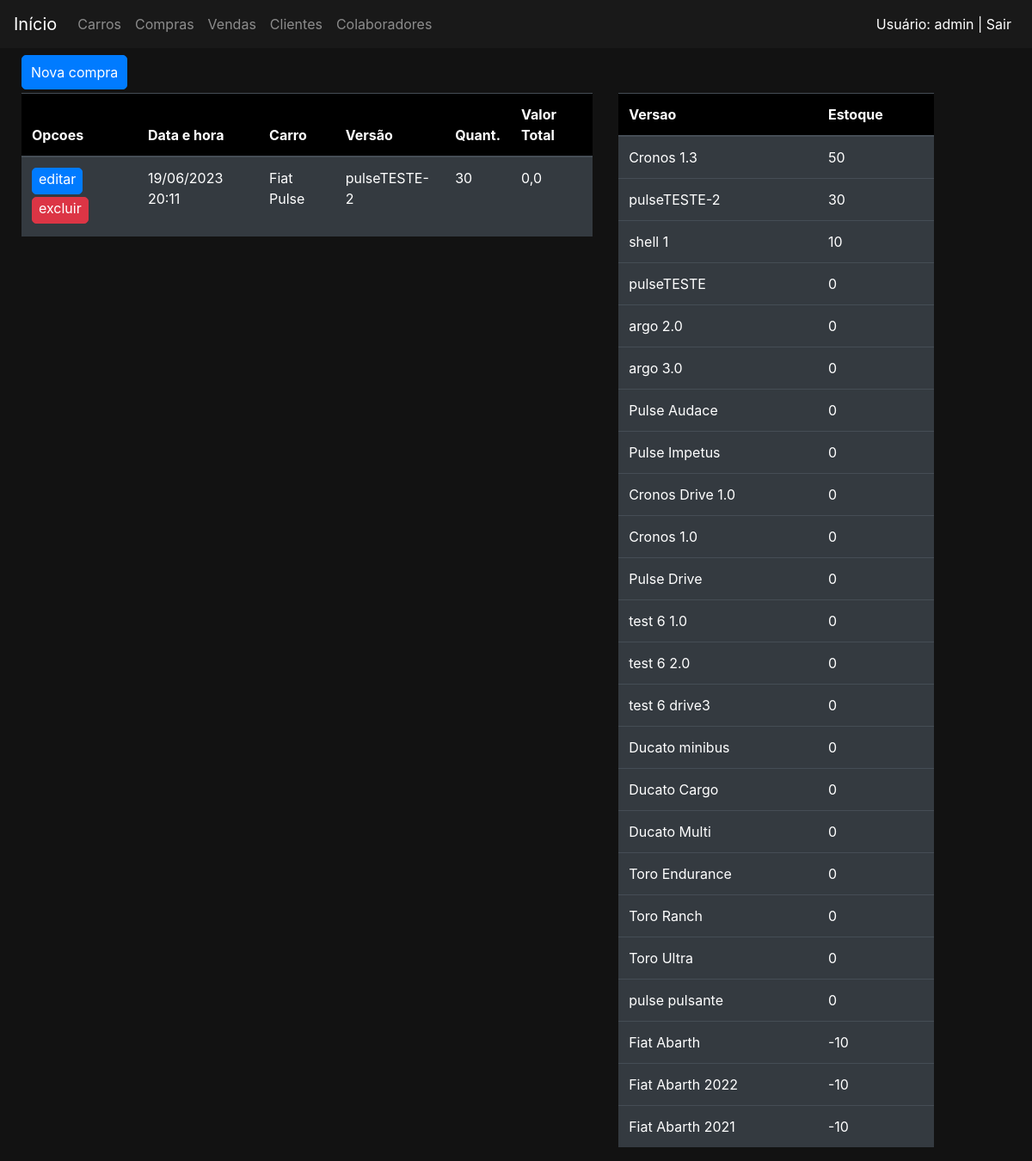
The page /compras/ (signed in) on the database its author committed.
### compras/models.py (models this page shows, shortened)
class Compra(models.Model):
    class Meta:
        permissions = (
            ('permissao_gerente', 'permissao gerente'),
            ('permissao_supervisor', 'permissao supervisor'),
            ('permissao_vendedor', 'permissao vendedor'),
            ('permissao_funcionario', 'permissao todos funcionarios'),
        )
    dataHora = models.DateTimeField()
    versao = models.ForeignKey(Versao, on_delete=models.DO_NOTHING)
    quantidade = models.IntegerField()
    valorTotal = models.FloatField()

### carros/models.py (models this page shows, shortened)
class Versao(models.Model):
    carro = models.ForeignKey(Carro, on_delete=models.DO_NOTHING)
    nome = models.CharField(max_length=50, unique=True)
    motor = models.ForeignKey(Motor, on_delete=models.DO_NOTHING)
    combustivel = models.ForeignKey(Combustivel, on_delete=models.DO_NOTHING)
    direcao = models.ForeignKey(Direcao, on_delete=models.DO_NOTHING)
    seguranca = models.ManyToManyField(Seguranca, related_name="versao_seguranca", blank=True)
    acessorio = models.ManyToManyField(Acessorio, related_name="versao_acessorio", blank=True)
    imagem = models.ImageField(upload_to='carros', blank=True, null=True)
    ano = models.IntegerField(default='2023')
    modelo = models.IntegerField(default='2023')
    estoque = models.IntegerField(default=0)
    slugVersao = models.SlugField(unique=True, null=True, blank=True)
    class Meta:
        permissions = (
            ('permissao_gerente', 'permissao gerente'),
            ('permissao_supervisor', 'permissao supervisor'),
            ('permissao_vendedor2', 'permissao vendedor'),
            ('permissao_funcionario', 'permissao todos funcionarios'),
        )
    def __str__(self):
        return self.nome
    class Meta:
        verbose_name_plural = 'Versoes'

class Carro(models.Model):
    nome = models.CharField(max_length=30, unique=True)
    slugCarro = models.SlugField(unique=True, null=True, blank=True)
    def __str__(self) -> str:
        return self.nome
    class Meta:
        permissions = (
            ('permissao_gerente', 'permissao gerente'),
            ('permissao_supervisor', 'permissao supervisor'),
            ('permissao_vendedor', 'permissao vendedor'),
            ('permissao_funcionario', 'permissao todos funcionarios'),
        )

### compras/views.py (the view)
# urls.py: path('', views.ComprasListar.as_view(), name='listar'),
class ComprasListar(RedirectPermissionRequiredMixin, ListView):
    model = Compra
    template_name = 'compras/compras.html'
    permission_required = 'compras.permissao_supervisor'
    paginate_by = 10
    def get_context_data(self, *args, **kwargs):
        context = super().get_context_data(*args, **kwargs)
        context['versoes'] = Versao.objects.all().order_by('-estoque')
        return context

### compras/templates/compras/compras.html (shortened to what this page needs)
{% extends 'base.html' %}
{% block pagination %}
    <div class="container">
        <div class="row">
            <div class="col-md-3">
                <a href="{% url 'compras:criar' %}" class=" btn btn-primary botao">Nova compra</a>
            </div>
        </div>
    </div>
{% endblock %}
{% block 'body' %}
    <div class="container">
        <div class="row">
            <div class="col-md-7">
                <table class="table table-dark">
                    <thead>
                        <tr class="headLista">
                            <th scope="col">Opcoes</th>
                            <th scope="col">Data e hora</th>
                            <th scope="col">Carro</th>
                            <th scope="col">Versão</th>
                            <th scope="col">Quant.</th>
                            <th scope="col">Valor Total</th>
                        </tr>
                    </thead>
                    <tbody>
                        {% for compra in compra_list %}
                            <tr>
                                <td>
                                    <a href="{% url 'compras:editar' compra.pk %}" class="btn btn-primary botao_tabela">editar</a>
                                    <a href="{% url 'compras:excluir' compra.pk %}" class="btn btn-danger botao_tabela">excluir</a>
                                </td>
                                <td>{{compra.dataHora|date:"d/m/Y H:i"}}</td>
                                <td>{{compra.versao.carro}}</td>
                                <td>{{compra.versao}}</td>
                                <td>{{compra.quantidade}}</td>
                                <td>{{compra.valorTotal}}</td>
                            </tr>
                        {% endfor %}
                    </tbody>
                </table>
            </div>
            <div class="col-md-4">
                <table class="table table-dark">
                    <thead>
                        <tr class="headLista">
                            <th scope="col">Versao</th>
                            <th scope="col">Estoque</th>
                        </tr>
                    </thead>
                    <tbody>
                        {% for versao in versoes %}
                            <tr>
                                <td>{{versao.nome}}</td>
                                <td>{{versao.estoque}}</td>
                            </tr>
                        {% endfor %}
                    </tbody>
                </table>
            </div>
        </div>
    </div>
{% endblock %}

### templates/base.html (shortened to what this page needs)
{% load static %}
<!doctype html>
<html lang="pt-BR">
  <head>
    <link rel="stylesheet" href="https://cdn.jsdelivr.net/npm/bootstrap@4.6.2/dist/css/bootstrap.min.css">
    <link rel="stylesheet" href=" {% static 'css/css.css' %}">
  </head>
  <body class="fundo">
    <nav class="navbar navbar-expand-lg navbar-dark bg-nav">
      <a class="navbar-brand" href="/">Início</a>
      <div class="collapse navbar-collapse" id="navbarNav">
        <ul class="navbar-nav">
          <li class="nav-item">
            <a class="nav-link" href="{% url 'carros:listar' %}">Carros</a>
          </li>
          <li class="nav-item">
            <a class="nav-link" href=" {% url 'compras:listar' %}">Compras<span class="sr-only">(current)</span></a>
          </li>
          <li class="nav-item">
            <a class="nav-link" href=" {% url 'vendas:listar' %}">Vendas <span class="sr-only">(current)</span></a>
          </li>
          <li class="nav-item">
            <a class="nav-link" href="{% url 'clientes:listar' %}">Clientes</span></a>
          </li>
          <li class="nav-item">
            <a class="nav-link" href="{% url 'colaboradores:listar' %}">Colaboradores</a>
          </li>
        </ul>
        <ul class="navbar-nav ml-auto">
          <li class="nav-item">
            {% if user.is_authenticated %}
              <a class="nav-link" href="{% url 'logout' %}" style="color:white">Usuário: {{ user.get_username }} | Sair</a>
            {% else %}
              <a class="nav-link" href="{% url 'login' %}" style="color:white">Entrar</a>
            {% endif %}
          </li>
        </ul>
      </div>
    </nav>
    {% block pagination %}{% endblock %}
    {% block 'body' %}{% endblock %}
  </body>
</html>

### templates/static/css/css.css (style rules this page uses)
.fundo { background-color: #121212; color: white; }
.bg-nav { position: fixed; left:0; top: 0; width: 100%; z-index: 9999; background-color: #191919; margin-bottom: 5px; margin-block-end: 10px; }
.container { max-width: 1300px; }
body { margin-top: 30px; padding-top: 30px; margin-left: 10px; }
a { color:white; }
.botao { display: inline-block; padding: 7px 10px; border-radius: 5px; margin-bottom: 4px; margin-right: 4px; margin-top: 4px; }
.botao_tabela { display: inline-block; padding: 7px 7px; border-radius: 5px; margin-top: 0px; margin-bottom: 3px; padding-top: 0px; padding-bottom: 5px; }
.headLista { background-color: black; }
.navbar-nav.ml-auto { margin-right: 0; }

### rows shown on the page
Compra: dataHora "19/06/2023 20:11", versao.carro "Fiat Pulse", versao "pulseTESTE-2", quantidade "30", valorTotal "0,0"
Versao: nome "Cronos 1.3", estoque "50"
Versao: nome "pulseTESTE-2", estoque "30"
Versao: nome "shell 1", estoque "10"
Versao: nome "pulseTESTE", estoque "0"
Versao: nome "argo 2.0", estoque "0"
Versao: nome "argo 3.0", estoque "0"
Versao: nome "Pulse Audace", estoque "0"
Versao: nome "Pulse Impetus", estoque "0"
Versao: nome "Cronos Drive 1.0", estoque "0"
Versao: nome "Cronos 1.0", estoque "0"
Versao: nome "Pulse Drive", estoque "0"
Versao: nome "test 6 1.0", estoque "0"
Versao: nome "test 6 2.0", estoque "0"
Versao: nome "test 6 drive3", estoque "0"
Versao: nome "Ducato minibus", estoque "0"
Versao: nome "Ducato Cargo", estoque "0"
Versao: nome "Ducato Multi", estoque "0"
Versao: nome "Toro Endurance", estoque "0"
Versao: nome "Toro Ranch", estoque "0"
Versao: nome "Toro Ultra", estoque "0"
Versao: nome "pulse pulsante", estoque "0"
Versao: nome "Fiat Abarth", estoque "-10"
Versao: nome "Fiat Abarth 2022", estoque "-10"
Versao: nome "Fiat Abarth 2021", estoque "-10"

### other values the page prints
{{ user.get_username }} "admin"
